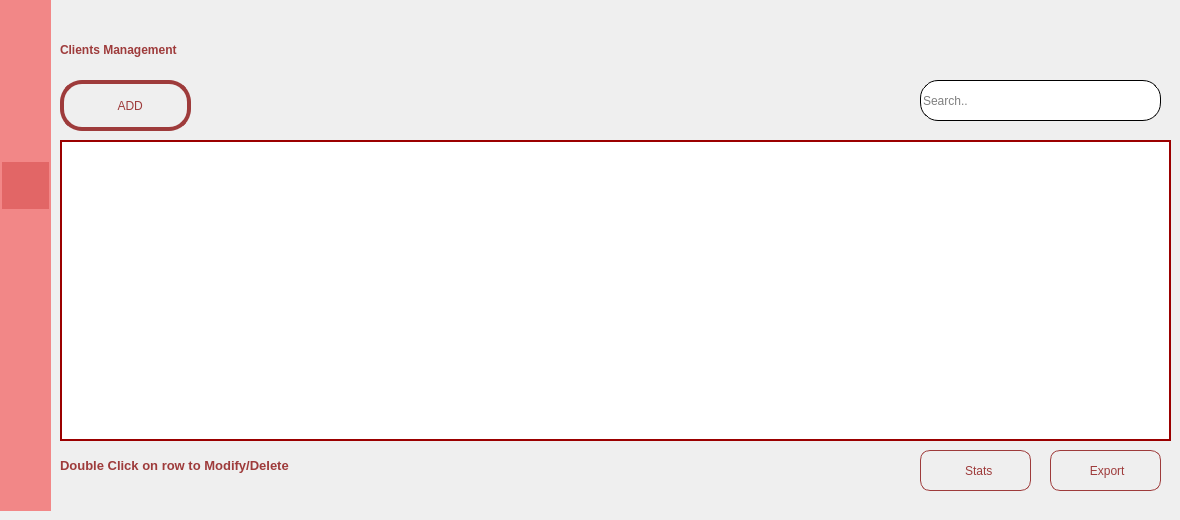
    <widget class="QWidget" name="page_2">
     <widget class="QLabel" name="label_5">
      <property name="geometry">
       <rect>
        <x>60</x>
        <y>0</y>
        <width>331</width>
        <height>101</height>
       </rect>
      </property>
      <property name="styleSheet">
       <string notr="true">font: 75 24pt &quot;Arial&quot;;
font: 75 italic 16pt &quot;Arial&quot;;
background-color: rgba(0,0,0,0%);</string>
      </property>
      <property name="text">
       <string>&lt;html&gt;&lt;head/&gt;&lt;body&gt;&lt;p&gt;&lt;span style=&quot; font-weight:600; color:#9e3b3b;&quot;&gt;Clients Management&lt;/span&gt;&lt;/p&gt;&lt;/body&gt;&lt;/html&gt;</string>
      </property>
     </widget>
     <widget class="QLabel" name="label_10">
      <property name="geometry">
       <rect>
        <x>330</x>
        <y>60</y>
        <width>521</width>
        <height>401</height>
       </rect>
      </property>
      <property name="text">
       <string/>
      </property>
      <property name="pixmap">
       <pixmap resource="ressources.qrc">:/new/prefix1/gfx/3516835.png</pixmap>
      </property>
      <property name="scaledContents">
       <bool>true</bool>
      </property>
     </widget>
     <widget class="QTableView" name="tableView_client">
      <property name="geometry">
       <rect>
        <x>60</x>
        <y>140</y>
        <width>1111</width>
        <height>301</height>
       </rect>
      </property>
      <property name="styleSheet">
       <string notr="true">QTableView{
alternate-background-color: #CC3333;
border: 2px solid;
border-color: #9B0000;
selection-background-color: #FF5555;
}

QHeaderView::section {
    background-color: #F28787;
    color: white;
    padding: 4px;
    border: 1px solid #F28787; 
}</string>
      </property>
     </widget>
     <widget class="QPushButton" name="ajouter_clients">
      <property name="geometry">
       <rect>
        <x>60</x>
        <y>80</y>
        <width>131</width>
        <height>51</height>
       </rect>
      </property>
      <property name="styleSheet">
       <string notr="true">QPushButton {
color: rgb(158,59,59);
font: 75 12pt &quot;Arial&quot;;
border: 4px solid rgb(158,59,59);
border-radius: 22px;
}</string>
      </property>
      <property name="text">
       <string>   ADD</string>
      </property>
      <property name="icon">
       <iconset resource="ressources.qrc">
        <normaloff>:/new/prefix1/gfx/ajouter.png</normaloff>:/new/prefix1/gfx/ajouter.png</iconset>
      </property>
      <property name="iconSize">
       <size>
        <width>31</width>
        <height>31</height>
       </size>
      </property>
     </widget>
     <widget class="QLineEdit" name="recherche_clients">
      <property name="geometry">
       <rect>
        <x>920</x>
        <y>80</y>
        <width>241</width>
        <height>41</height>
       </rect>
      </property>
      <property name="styleSheet">
       <string notr="true">QLineEdit{
border: 1px solid;
border-radius: 18px;
}</string>
      </property>
      <property name="placeholderText">
       <string>Search..</string>
      </property>
     </widget>
     <widget class="QLabel" name="label_20">
      <property name="geometry">
       <rect>
        <x>1130</x>
        <y>80</y>
        <width>41</width>
        <height>41</height>
       </rect>
      </property>
      <property name="styleSheet">
       <string notr="true">background-color: rgba(0,0,0,0%);</string>
      </property>
      <property name="text">
       <string/>
      </property>
      <property name="pixmap">
       <pixmap resource="ressources.qrc">:/new/prefix1/gfx/Ellipse 7.png</pixmap>
      </property>
      <property name="scaledContents">
       <bool>true</bool>
      </property>
     </widget>
     <widget class="QLabel" name="label_21">
      <property name="geometry">
       <rect>
        <x>1140</x>
        <y>90</y>
        <width>21</width>
        <height>21</height>
       </rect>
      </property>
      <property name="styleSheet">
       <string notr="true">background-color: rgba(0,0,0,0%);</string>
      </property>
      <property name="text">
       <string/>
      </property>
      <property name="pixmap">
       <pixmap resource="ressources.qrc">:/new/prefix1/gfx/loupe.png</pixmap>
      </property>
      <property name="scaledContents">
       <bool>true</bool>
      </property>
     </widget>
     <widget class="QPushButton" name="Tri_clients">
      <property name="geometry">
       <rect>
        <x>860</x>
        <y>80</y>
        <width>41</width>
        <height>41</height>
       </rect>
      </property>
      <property name="styleSheet">
       <string notr="true">QPushButton {
border-radius:10px;
background-color: rgba(0,0,0,0%);
}

QPushButton:hover {

  background-color: #E26666;
}</string>
      </property>
      <property name="text">
       <string/>
      </property>
      <property name="icon">
       <iconset resource="ressources.qrc">
        <normaloff>:/new/prefix1/gfx/download.png</normaloff>:/new/prefix1/gfx/download.png</iconset>
      </property>
      <property name="iconSize">
       <size>
        <width>31</width>
        <height>31</height>
       </size>
      </property>
     </widget>
     <widget class="QPushButton" name="PDF_clients">
      <property name="geometry">
       <rect>
        <x>1050</x>
        <y>450</y>
        <width>111</width>
        <height>41</height>
       </rect>
      </property>
      <property name="styleSheet">
       <string notr="true">QPushButton {
color: rgb(158,59,59);
font: 75 12pt &quot;Arial&quot;;
border: 1px solid rgb(158,59,59);
border-radius: 10px;
}</string>
      </property>
      <property name="text">
       <string> Export</string>
      </property>
      <property name="icon">
       <iconset resource="ressources.qrc">
        <normaloff>:/new/prefix1/gfx/pdf.png</normaloff>:/new/prefix1/gfx/pdf.png</iconset>
      </property>
      <property name="iconSize">
       <size>
        <width>20</width>
        <height>20</height>
       </size>
      </property>
     </widget>
     <widget class="QPushButton" name="stats_clients">
      <property name="geometry">
       <rect>
        <x>920</x>
        <y>450</y>
        <width>111</width>
        <height>41</height>
       </rect>
      </property>
      <property name="styleSheet">
       <string notr="true">QPushButton {
color: rgb(158,59,59);
font: 75 12pt &quot;Arial&quot;;
border: 1px solid rgb(158,59,59);
border-radius: 10px;
}</string>
      </property>
      <property name="text">
       <string>  Stats</string>
      </property>
      <property name="icon">
       <iconset resource="ressources.qrc">
        <normaloff>:/new/prefix1/gfx/stats.png</normaloff>:/new/prefix1/gfx/stats.png</iconset>
      </property>
      <property name="iconSize">
       <size>
        <width>20</width>
        <height>20</height>
       </size>
      </property>
     </widget>
     <widget class="QLabel" name="label_4">
      <property name="geometry">
       <rect>
        <x>60</x>
        <y>445</y>
        <width>361</width>
        <height>41</height>
       </rect>
      </property>
      <property name="text">
       <string>&lt;html&gt;&lt;head/&gt;&lt;body&gt;&lt;p&gt;&lt;span style=&quot; font-size:10pt; font-weight:600; color:#9e3b3b;&quot;&gt;Double Click on row to Modify/Delete&lt;/span&gt;&lt;/p&gt;&lt;/body&gt;&lt;/html&gt;</string>
      </property>
     </widget>
     <widget class="QPushButton" name="Button_clients_3">
      <property name="geometry">
       <rect>
        <x>0</x>
        <y>160</y>
        <width>51</width>
        <height>51</height>
       </rect>
      </property>
      <property name="styleSheet">
       <string notr="true">QPushButton {
    border: 2px solid #F28787;
    background-color: #E26666;
}

/* Hover styles */
QPushButton:hover {
  background-color: #E26666;
}

/* Pressed styles */
QPushButton:pressed {
  background-color: #a63b3b; 
}</string>
      </property>
      <property name="text">
       <string/>
      </property>
      <property name="icon">
       <iconset resource="ressources.qrc">
        <normaloff>:/new/prefix1/gfx/utilisateurs-alt (1).png</normaloff>:/new/prefix1/gfx/utilisateurs-alt (1).png</iconset>
      </property>
      <property name="iconSize">
       <size>
        <width>31</width>
        <height>31</height>
       </size>
      </property>
     </widget>
     <widget class="QPushButton" name="Button_employes_3">
      <property name="geometry">
       <rect>
        <x>0</x>
        <y>100</y>
        <width>51</width>
        <height>51</height>
       </rect>
      </property>
      <property name="styleSheet">
       <string notr="true">QPushButton {
    border: 2px solid #F28787;
    background-color: #F28787;
}

/* Hover styles */
QPushButton:hover {
  background-color: #E26666;
}

/* Pressed styles */
QPushButton:pressed {
  background-color: #a63b3b; 
}</string>
      </property>
      <property name="text">
       <string/>
      </property>
      <property name="icon">
       <iconset resource="ressources.qrc">
        <normaloff>:/new/prefix1/gfx/badge-didentite.png</normaloff>:/new/prefix1/gfx/badge-didentite.png</iconset>
      </property>
      <property name="iconSize">
       <size>
        <width>31</width>
        <height>31</height>
       </size>
      </property>
     </widget>
     <widget class="QPushButton" name="pushButton_10">
      <property name="geometry">
       <rect>
        <x>0</x>
        <y>460</y>
        <width>51</width>
        <height>51</height>
       </rect>
      </property>
      <property name="styleSheet">
       <string notr="true">QPushButton{
border: 2px solid #F28787;
background-color: #F28787;}</string>
      </property>
      <property name="text">
       <string/>
      </property>
      <property name="icon">
       <iconset resource="ressources.qrc">
        <normaloff>:/new/prefix1/gfx/deconnexion-alt.png</normaloff>:/new/prefix1/gfx/deconnexion-alt.png</iconset>
      </property>
      <property name="iconSize">
       <size>
        <width>31</width>
        <height>31</height>
       </size>
      </property>
     </widget>
     <widget class="QLabel" name="label_28">
      <property name="geometry">
       <rect>
        <x>0</x>
        <y>0</y>
        <width>51</width>
        <height>511</height>
       </rect>
      </property>
      <property name="styleSheet">
       <string notr="true">QLabel{
background-color: #F28787;}</string>
      </property>
      <property name="text">
       <string/>
      </property>
     </widget>
     <widget class="QPushButton" name="pushButton_12">
      <property name="geometry">
       <rect>
        <x>0</x>
        <y>0</y>
        <width>51</width>
        <height>51</height>
       </rect>
      </property>
      <property name="styleSheet">
       <string notr="true">QPushButton{
border: 2px solid #F28787;
background-color: #F28787;}</string>
      </property>
      <property name="text">
       <string/>
      </property>
      <property name="icon">
       <iconset resource="ressources.qrc">
        <normaloff>:/new/prefix1/gfx/logo-audit.png</normaloff>:/new/prefix1/gfx/logo-audit.png</iconset>
      </property>
      <property name="iconSize">
       <size>
        <width>35</width>
        <height>35</height>
       </size>
      </property>
     </widget>
     <widget class="QPushButton" name="Button_produits_3">
      <property name="geometry">
       <rect>
        <x>0</x>
        <y>220</y>
        <width>51</width>
        <height>51</height>
       </rect>
      </property>
      <property name="styleSheet">
       <string notr="true">QPushButton {
    border: 2px solid #F28787;
    background-color: #F28787;
}

/* Hover styles */
QPushButton:hover {
  background-color: #E26666;
}

/* Pressed styles */
QPushButton:pressed {
  background-color: #a63b3b; 
}</string>
      </property>
      <property name="text">
       <string/>
      </property>
      <property name="icon">
       <iconset resource="ressources.qrc">
        <normaloff>:/new/prefix1/gfx/boite-ouverte.png</normaloff>:/new/prefix1/gfx/boite-ouverte.png</iconset>
      </property>
      <property name="iconSize">
       <size>
        <width>31</width>
        <height>31</height>
       </size>
      </property>
     </widget>
     <widget class="QPushButton" name="Button_normes_3">
      <property name="geometry">
       <rect>
        <x>0</x>
        <y>280</y>
        <width>51</width>
        <height>51</height>
       </rect>
      </property>
      <property name="styleSheet">
       <string notr="true">QPushButton {
    border: 2px solid #F28787;
    background-color: #F28787;
}

/* Hover styles */
QPushButton:hover {
  background-color: #E26666;
}

/* Pressed styles */
QPushButton:pressed {
  background-color: #a63b3b; 
}</string>
      </property>
      <property name="text">
       <string/>
      </property>
      <property name="icon">
       <iconset resource="ressources.qrc">
        <normaloff>:/new/prefix1/gfx/case-a-cocher.png</normaloff>:/new/prefix1/gfx/case-a-cocher.png</iconset>
      </property>
      <property name="iconSize">
       <size>
        <width>31</width>
        <height>31</height>
       </size>
      </property>
     </widget>
     <widget class="QPushButton" name="Button_amendes_3">
      <property name="geometry">
       <rect>
        <x>0</x>
        <y>340</y>
        <width>51</width>
        <height>51</height>
       </rect>
      </property>
      <property name="styleSheet">
       <string notr="true">QPushButton {
    border: 2px solid #F28787;
    background-color: #F28787;
}

/* Hover styles */
QPushButton:hover {
  background-color: #E26666;
}

/* Pressed styles */
QPushButton:pressed {
  background-color: #a63b3b; 
}</string>
      </property>
      <property name="text">
       <string/>
      </property>
      <property name="icon">
       <iconset resource="ressources.qrc">
        <normaloff>:/new/prefix1/gfx/enveloppe-ouverte-dollar.png</normaloff>:/new/prefix1/gfx/enveloppe-ouverte-dollar.png</iconset>
      </property>
      <property name="iconSize">
       <size>
        <width>31</width>
        <height>31</height>
       </size>
      </property>
     </widget>
     <zorder>label_10</zorder>
     <zorder>label_5</zorder>
     <zorder>tableView_client</zorder>
     <zorder>ajouter_clients</zorder>
     <zorder>recherche_clients</zorder>
     <zorder>label_20</zorder>
     <zorder>label_21</zorder>
     <zorder>Tri_clients</zorder>
     <zorder>PDF_clients</zorder>
     <zorder>stats_clients</zorder>
     <zorder>label_4</zorder>
     <zorder>label_28</zorder>
     <zorder>pushButton_12</zorder>
     <zorder>Button_produits_3</zorder>
     <zorder>Button_normes_3</zorder>
     <zorder>Button_amendes_3</zorder>
     <zorder>pushButton_10</zorder>
     <zorder>Button_employes_3</zorder>
     <zorder>Button_clients_3</zorder>
    </widget>
